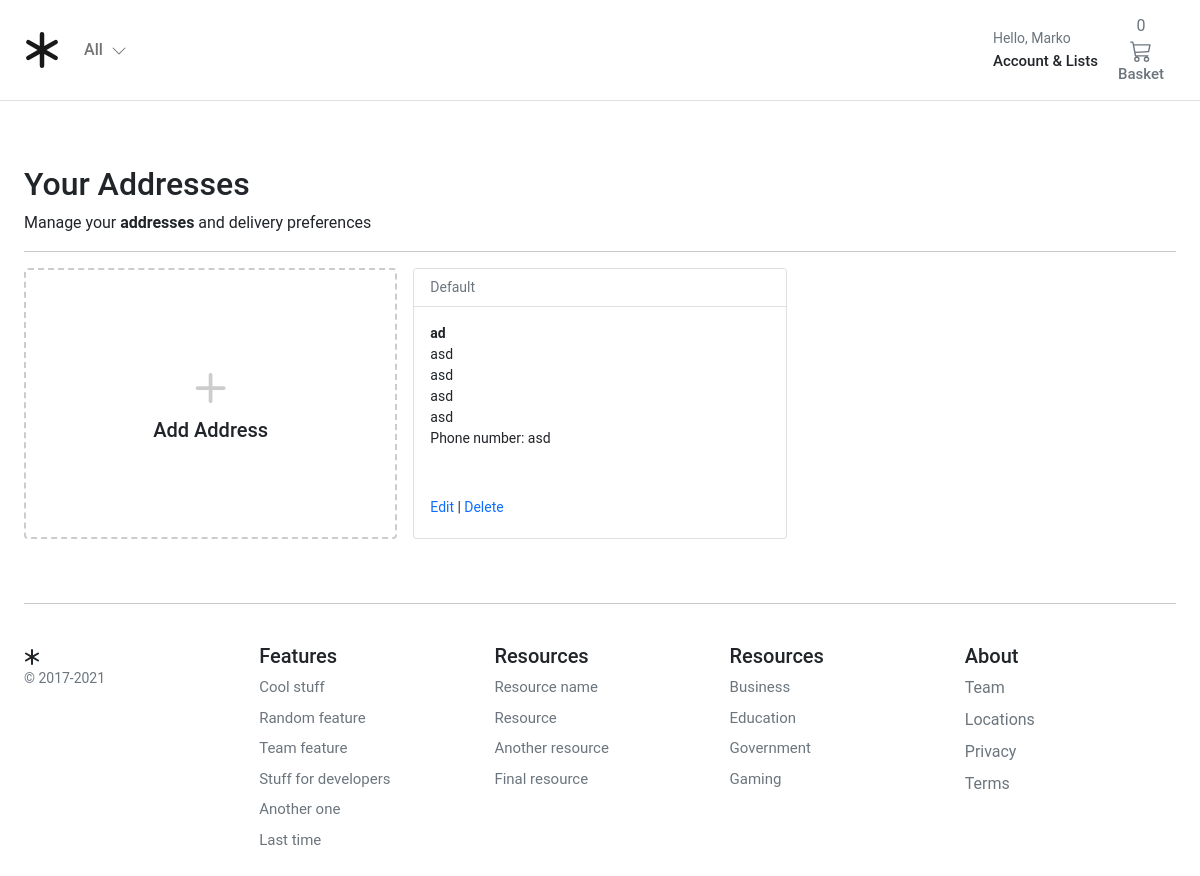
/account/addresses/ (signed in), run on the app's committed database.
### account/models.py (models this page shows, shortened)
class Customer(AbstractBaseUser, PermissionsMixin):
    email = models.EmailField(_("email address"), unique=True)
    name = models.CharField(max_length=150)
    mobile = models.CharField(max_length=20, blank=True)
    is_active = models.BooleanField(default=False)
    is_staff = models.BooleanField(default=False)
    created = models.DateTimeField(auto_now_add=True)
    updated = models.DateTimeField(auto_now=True)
    objects = CustomAccountManager()
    USERNAME_FIELD = "email"
    REQUIRED_FIELDS = ["name"]
    class Meta:
        verbose_name = "Accounts"
        verbose_name_plural = "Accounts"

class Address(models.Model):
    id = models.UUIDField(primary_key=True, default=uuid.uuid4, editable=False)
    customer = models.ForeignKey(Customer, verbose_name=_("Customer"), on_delete=models.CASCADE)
    full_name = models.CharField(_("Full Name"), max_length=150)
    phone = models.CharField(_("Phone Number"), max_length=50)
    postcode = models.CharField(_("Postcode"), max_length=50)
    address_line = models.CharField(_("Address Line 1"), max_length=255)
    address_line2 = models.CharField(_("Address Line 2"), max_length=255)
    town_city = models.CharField(_("Town/City/State"), max_length=150)
    delivery_instructions = models.CharField(_("Delivery Instructions"), max_length=255)
    created_at = models.DateTimeField(_("Created at"), auto_now_add=True)
    updated_at = models.DateTimeField(_("Updated at"), auto_now=True)
    default = models.BooleanField(_("Default"), default=False)
    class Meta:
        verbose_name = "Address"
        verbose_name_plural = "Addresses"

### account/views.py (the view)
# urls.py: path("addresses/", views.view_address, name="addresses"),
@login_required
def view_address(request):
    addresses = Address.objects.filter(customer=request.user)
    return render(request, "account/dashboard/addresses.html", {"addresses": addresses})

### basket/basket.py (called while the page is built)
    def __len__(self):
        return sum(item["qty"] for item in self.basket.values())

### basket/context_processors.py (called while the page is built)
def basket(request):
    return {'basket': Basket(request)}

### store/context_processors.py (called while the page is built)
def categories(request):
    return {"categories": Category.objects.filter(level=0)}

### store/models.py (called while the page is built)
    def get_absolute_url(self):
        return reverse("store:category_list", args=[self.slug])

### templates/account/dashboard/addresses.html (shortened to what this page needs)
{% extends "../sub_base.html" %}
{% block sub_content %}
<h1 class="h2">Your Addresses</h1>
<div>Manage your <b>addresses</b> and delivery preferences</div>
<hr />
<div class="container px-0">
  <div class="row row-cols-1 row-cols-sm-2 row-cols-md-3 g-3">
    <div class="col">
      <a href="{% url 'account:add_address' %}" class="text-reset text-decoration-none" role="button"
        style="max-width: 540px;">
        <div class="card mb-3 h-100" style="border: dashed 2px #ccc;">
          <div class="row g-0 h-100">
            <div class="col-12" style="min-height:100px">
              <div class="card-body text-center position-absolute top-50 start-50 translate-middle">
                <svg style="color:#ccc;" xmlns="http://www.w3.org/2000/svg" width="60" height="60" fill="currentColor"
                  class="bi bi-plus" viewBox="0 0 16 16">
                  <path
                    d="M8 4a.5.5 0 0 1 .5.5v3h3a.5.5 0 0 1 0 1h-3v3a.5.5 0 0 1-1 0v-3h-3a.5.5 0 0 1 0-1h3v-3A.5.5 0 0 1 8 4z" />
                </svg>
                <h1 class="h5">Add Address</h1>
              </div>
            </div>
          </div>
        </div>
      </a>
    </div>
    {% for address in addresses %}
    <div class="col">
      <div class="card pb-3">
        <div class="card-header bg-white small text-muted">
          {% if address.default %}
            Default
          {% endif %}
        </div>
        <div class="card-body small pb-1">
          <p class="card-text m-0 fw-bold">{{address.full_name}}</p>
          <p class="card-text m-0">{{address.address_line}}</p>
          <p class="card-text m-0">{{address.address_line2}}</p>
          <p class="card-text m-0">{{address.town_city}}</p>
          <p class="card-text m-0">{{address.postcode}}</p>
          <p class="card-text m-0">Phone number: {{address.phone}}</p>
          <div class="pt-5">
            <a href="{% url 'account:edit_address' address.id %}" class="text-decoration-none">Edit</a>
            |
            <a href="{% url 'account:delete_address' address.id %}" class="text-decoration-none">Delete</a>
          </div>
        </div>
      </div>
    </div>
    {% endfor %}
  </div>
</div>
{% endblock %}

### templates/base.html (shortened to what this page needs)
{% load static %}
<!DOCTYPE html>
<html>
<head>
  <link href="https://cdn.jsdelivr.net/npm/bootstrap@5.0.0-beta1/dist/css/bootstrap.min.css" rel="stylesheet"
>
  <link rel="stylesheet" href="{% static 'core/css/base.css' %}">
  <link rel="stylesheet" href="{% block stylesheet %}{% endblock %}">
</head>
<body>
  <header class="pb-3">
    <nav class="navbar navbar-expand-md navbar-light bg-white border-bottom">
      <div class="container-fluid px-md-4">
        <div class="d-flex w-100 navbar-collapse">
          <a class="navbar-brand d-flex-inline" href="/">
          </a>
          <ul class="navbar-nav me-auto mb-2 mb-md-0">
            <li class="nav-item dropdown">
              <a class="nav-link dropdown-toggle d-none d-md-block fw500" href="#" id="navbarDropdown" role="button"
                data-bs-toggle="dropdown" aria-expanded="false">
                All
                <i class="ps-1"><svg xmlns="http://www.w3.org/2000/svg" width="16" height="16" fill="currentColor"
                    class="bi bi-chevron-down" viewBox="0 0 16 16">
                    <path fill-rule="evenodd"
                      d="M1.646 4.646a.5.5 0 0 1 .708 0L8 10.293l5.646-5.647a.5.5 0 0 1 .708.708l-6 6a.5.5 0 0 1-.708 0l-6-6a.5.5 0 0 1 0-.708z" />
                  </svg></i>
              </a>
            </li>
          </ul>
          <div>
            <div class="collapse navbar-collapse" id="navbarSupportedContent2">
              <ul class="navbar-nav me-auto mb-2 mb-lg-0">
                <li class="nav-item dropdown">
                  <a class="nav-link dropdown-toggle text-reset" href="#" id="navbarDropdown" role="button"
                    data-bs-toggle="dropdown" aria-expanded="false">
                    <div class="small text-muted">Hello,
                      {% if user.is_authenticated %}
                        {{ request.user.name }}
                      {% else %}
                      Login
                      {% endif %}
                    </div>
                    <span class="fs15 fw500">Account &amp; Lists
                    </span>
                  </a>
                </li>
              </ul>
            </div>
          </div>
          <a type="button" role="button" href="{% url "basket:basket_summary" %}"
            class="btn btn-outline-secondary border-0 basket-btn">
            {% with total_qty=basket|length %}
            <div id="basket-qty" class="basket-qty">
              {% if total_qty > 0 %}
              {{ total_qty }}
              {% else %}
              0
              {% endif %}
            </div>
            {% endwith %}
            <div>
            </div>
            <span class="fs15 fw500">Basket</span>
          </a>
        </div>
      </div>
    </nav>
  </header>
  <main class="pt-5">
    <div id="content">{% block content %} {% endblock %}</div>
  </main>
  <footer class="container py-5 footer">
    <hr>
    <div class="row pt-4">
      <div class="col-12 col-md">
        <small class="d-block mb-3 text-muted">&copy; 2017-2021</small>
      </div>
      <div class="col-6 col-md fs15">
        <h5>Features</h5>
        <ul class="list-unstyled">
          <li><a class="link-secondary text-decoration-none" href="#">Cool stuff</a></li>
          <li><a class="link-secondary text-decoration-none" href="#">Random feature</a></li>
          <li><a class="link-secondary text-decoration-none" href="#">Team feature</a></li>
          <li><a class="link-secondary text-decoration-none" href="#">Stuff for developers</a></li>
          <li><a class="link-secondary text-decoration-none" href="#">Another one</a></li>
          <li><a class="link-secondary text-decoration-none" href="#">Last time</a></li>
        </ul>
      </div>
      <div class="col-6 col-md fs15">
        <h5>Resources</h5>
        <ul class="list-unstyled">
          <li><a class="link-secondary text-decoration-none" href="#">Resource name</a></li>
          <li><a class="link-secondary text-decoration-none" href="#">Resource</a></li>
          <li><a class="link-secondary text-decoration-none" href="#">Another resource</a></li>
          <li><a class="link-secondary text-decoration-none" href="#">Final resource</a></li>
        </ul>
      </div>
      <div class="col-6 col-md fs15">
        <h5>Resources</h5>
        <ul class="list-unstyled">
          <li><a class="link-secondary text-decoration-none" href="#">Business</a></li>
          <li><a class="link-secondary text-decoration-none" href="#">Education</a></li>
          <li><a class="link-secondary text-decoration-none" href="#">Government</a></li>
          <li><a class="link-secondary text-decoration-none" href="#">Gaming</a></li>
        </ul>
      </div>
      <div class="col-6 col-md">
        <h5>About</h5>
        <ul class="list-unstyled">
          <li><a class="link-secondary text-decoration-none" href="#">Team</a></li>
          <li><a class="link-secondary text-decoration-none" href="#">Locations</a></li>
          <li><a class="link-secondary text-decoration-none" href="#">Privacy</a></li>
          <li><a class="link-secondary text-decoration-none" href="#">Terms</a></li>
        </ul>
      </div>
    </div>
  </footer>
</body>
</html>

### core/css/base.css (style rules this page uses)
@media (min-width: 1000px) { .container { max-width: 1000px; } }
@media (max-width: 1200px) { .container { max-width: 100%; padding:0 24px; } }
.dropdown-toggle::after { display: none; }
html, body, p, div { letter-spacing: -0.02px; font-family: 'Roboto', sans-serif; }
.fs15 { font-size: 0.9375rem; }
.fw500 { font-weight: 500; }
.footer > div > div > ul > li { padding-bottom:8px; }

### data on the page
Customer: user.name "Marko"
Address: default "Default", full_name "ad", address_line "asd", address_line2 "asd", town_city "asd", postcode "asd", phone "asd"
